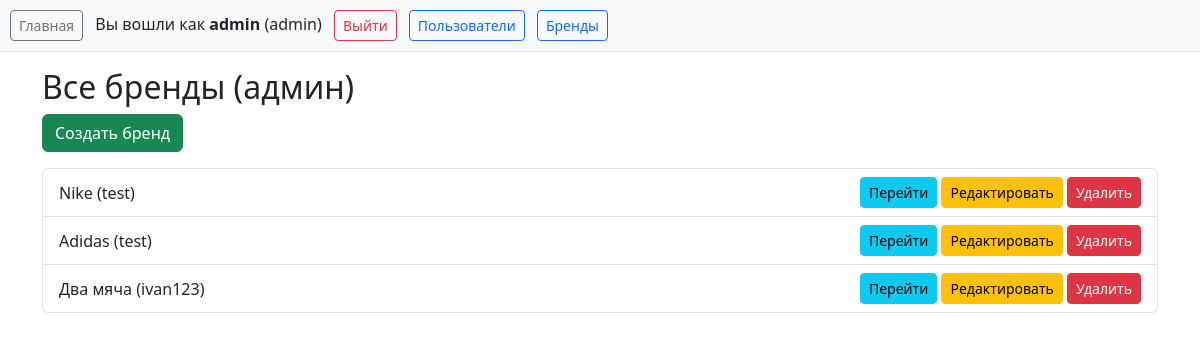
Screenshot of /admin/brands (signed in) with the database file from the repository.
### models.py (models this page shows, shortened)
class User(db.Model, UserMixin):
    id = db.Column(db.Integer, primary_key=True)
    username = db.Column(db.String(150), unique=True, nullable=False)
    password_hash = db.Column(db.String(200), nullable=False)
    role = db.Column(db.String(50), default='buyer')  # admin / brand / buyer
    is_active = db.Column(db.Boolean, default=True)
    brands = db.relationship('Brand', backref='owner', lazy=True)

class Brand(db.Model):
    id = db.Column(db.Integer, primary_key=True)
    name = db.Column(db.String(150), nullable=False)
    description = db.Column(db.Text)
    logo = db.Column(db.String(255))
    owner_id = db.Column(db.Integer, db.ForeignKey('user.id'), nullable=False)
    products = db.relationship('Product', backref='brand', lazy=True)

### app.py (the view)
@app.route("/admin/brands")
@login_required
@role_required("admin")
def admin_brands():
    brands = Brand.query.all()
    return render_template("admin_brands.html", brands=brands)

### app.py (called while the page is built)
def role_required(role):
    def decorator(f):
        @wraps(f)
        def decorated_function(*args, **kwargs):
            if not current_user.is_authenticated or current_user.role != role:
                flash("Доступ запрещён", "danger")
                return redirect(url_for("index"))
            return f(*args, **kwargs)
        return decorated_function
    return decorator

@login_manager.user_loader
def load_user(user_id):
    return User.query.get(int(user_id))

### templates/admin_brands.html
{% extends "base.html" %}
{% block content %}
<h2>Все бренды (админ)</h2>
<a class="btn btn-success mb-3" href="{{ url_for('create_brand') }}">Создать бренд</a>
<ul class="list-group">
    {% for brand in brands %}
    <li class="list-group-item d-flex justify-content-between align-items-center">
        <span>{{ brand.name }} ({{ brand.owner.username }})</span>
        <div>
            <a class="btn btn-sm btn-info" href="{{ url_for('brand_page', brand_id=brand.id) }}">Перейти</a>
            <a class="btn btn-sm btn-warning" href="{{ url_for('admin_edit_brand', brand_id=brand.id) }}">Редактировать</a>
            <form action="{{ url_for('admin_delete_brand', brand_id=brand.id) }}" method="POST" style="display:inline;">
                <button class="btn btn-sm btn-danger" onclick="return confirm('Удалить бренд?')">Удалить</button>
            </form>
        </div>
    </li>
    {% else %}
        <li class="list-group-item">Брендов пока нет</li>
    {% endfor %}
</ul>
{% endblock %}

### templates/base.html (shortened to what this page needs)
<!doctype html>
<html>
<head>
    <link rel="stylesheet" href="https://cdn.jsdelivr.net/npm/bootstrap@5.3.0/dist/css/bootstrap.min.css">
</head>
<body>
<div style="position: sticky; top: 0; z-index: 1000; background: #f8f9fa; padding: 10px; border-bottom: 1px solid #ddd;">
    <a class="btn btn-sm btn-outline-secondary" href="{{ url_for('index') }}">Главная</a>
    {% if current_user.is_authenticated %}
        <span class="ms-2">Вы вошли как <strong>{{ current_user.username }}</strong> ({{ current_user.role }})</span>
        <a class="btn btn-sm btn-outline-danger ms-2" href="{{ url_for('logout') }}">Выйти</a>
        {% if current_user.role == 'admin' %}
            <a class="btn btn-sm btn-outline-primary ms-2" href="{{ url_for('admin_users') }}">Пользователи</a>
            <a class="btn btn-sm btn-outline-primary ms-2" href="{{ url_for('admin_brands') }}">Бренды</a>
        {% endif %}
    {% else %}
        <a class="btn btn-sm btn-outline-primary ms-2" href="{{ url_for('login') }}">Войти</a>
        <a class="btn btn-sm btn-outline-success ms-2" href="{{ url_for('register') }}">Регистрация</a>
    {% endif %}
</div>
<div class="container mt-3">
    {% block content %}{% endblock %}
</div>
</body>
</html>

### rows the page displays
User: username "admin", role "admin"
Brand: name "Nike", owner.username "test"
Brand: name "Adidas", owner.username "test"
Brand: name "Два мяча", owner.username "ivan123"
